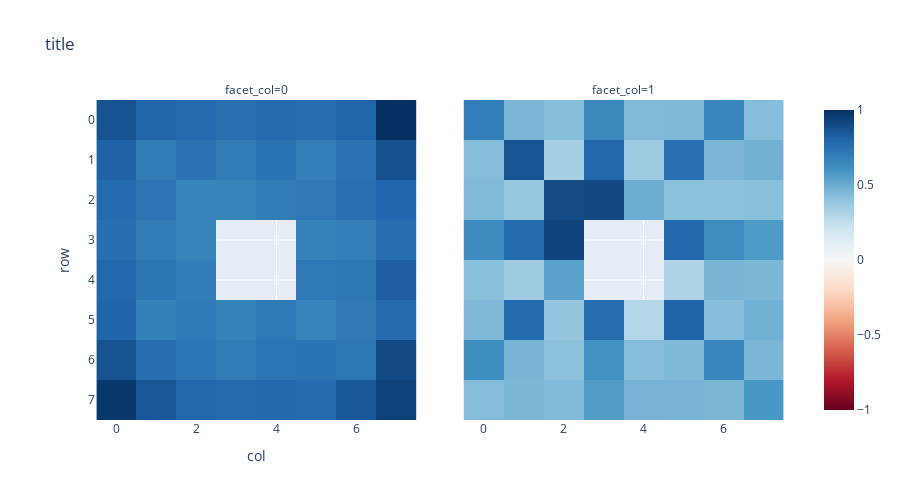

Notebook cell for this chart:
### Code cell
from probes import baselines
from circuit import MagicTensor

use_baseline = 1
(MagicTensor(use_baseline * baselines(probes, val_data), ['layer', 'metric', 'vocab'])
    .by('metric',)
    # ['metric', 1]
    ['layer', 0]
    .print()
    .tokens_to_board('vocab', float('nan'))
    .print()
    .plot(title=f"title",
          color_continuous_scale='RdBu',
          color_continuous_midpoint=0 if use_baseline else None,
          # zmax=0.5,
          # zmin=-0.5,
          # facet_labels=["Loss", "Accuracy"],
          # facet_col_wrap=4,
          # width=2000,
          )
);

### Figure 1 — Plotly figure (JSON) as saved in the notebook; plotly's stock layout.template omitted (floating-point values rounded to 4 significant figures)
{"data": [{"coloraxis": "coloraxis", "name": "0", "z": [[0.8713, 0.8032, 0.7822, 0.7561, 0.7847, 0.7601, 0.8032, 1.002], [0.8174, 0.6985, 0.7473, 0.7013, 0.7402, 0.6973, 0.7472, 0.8812], [0.7845, 0.7383, 0.6634, 0.6699, 0.7073, 0.7196, 0.7518, 0.8025], [0.7615, 0.7033, 0.6638, null, null, 0.6772, 0.6945, 0.768], [0.7946, 0.7287, 0.6988, null, null, 0.7225, 0.7266, 0.8274], [0.8081, 0.6868, 0.7176, 0.6761, 0.7236, 0.6718, 0.7217, 0.7805], [0.8747, 0.7665, 0.7354, 0.7081, 0.7339, 0.7402, 0.7274, 0.9071], [0.9736, 0.8594, 0.793, 0.7849, 0.79, 0.7783, 0.8514, 0.9346]], "type": "heatmap", "xaxis": "x", "yaxis": "y", "hovertemplate": "x: %{x}<br>y: %{y}<br>color: %{z}<extra></extra>"}, {"coloraxis": "coloraxis", "name": "1", "z": [[0.698, 0.459, 0.429, 0.65, 0.444, 0.45, 0.659, 0.431], [0.437, 0.866, 0.338, 0.798, 0.369, 0.758, 0.459, 0.479], [0.446, 0.388, 0.897, 0.912, 0.498, 0.415, 0.413, 0.426], [0.636, 0.778, 0.933, null, null, 0.799, 0.626, 0.571], [0.425, 0.364, 0.543, null, null, 0.306, 0.465, 0.457], [0.45, 0.783, 0.395, 0.77, 0.295, 0.813, 0.434, 0.486], [0.624, 0.466, 0.417, 0.61, 0.432, 0.449, 0.657, 0.46], [0.435, 0.457, 0.441, 0.562, 0.471, 0.468, 0.457, 0.585]], "type": "heatmap", "xaxis": "x2", "yaxis": "y2", "hovertemplate": "x: %{x}<br>y: %{y}<br>color: %{z}<extra></extra>"}], "layout": {"xaxis": {"anchor": "y", "domain": [0.0, 0.49], "scaleanchor": "y", "constrain": "domain", "title": {"text": "col"}}, "yaxis": {"anchor": "x", "domain": [0.0, 1.0], "autorange": "reversed", "constrain": "domain", "title": {"text": "row"}}, "xaxis2": {"anchor": "y2", "domain": [0.51, 1.0], "matches": "x"}, "yaxis2": {"anchor": "x2", "domain": [0.0, 1.0], "matches": "y", "showticklabels": false}, "annotations": [{"font": {}, "showarrow": false, "text": "facet_col=0", "x": 0.245, "xanchor": "center", "xref": "paper", "y": 1.0, "yanchor": "bottom", "yref": "paper"}, {"font": {}, "showarrow": false, "text": "facet_col=1", "x": 0.755, "xanchor": "center", "xref": "paper", "y": 1.0, "yanchor": "bottom", "yref": "paper"}], "coloraxis": {"colorscale": [[0.0, "rgb(103,0,31)"], [0.1, "rgb(178,24,43)"], [0.2, "rgb(214,96,77)"], [0.3, "rgb(244,165,130)"], [0.4, "rgb(253,219,199)"], [0.5, "rgb(247,247,247)"], [0.6, "rgb(209,229,240)"], [0.7, "rgb(146,197,222)"], [0.8, "rgb(67,147,195)"], [0.9, "rgb(33,102,172)"], [1.0, "rgb(5,48,97)"]], "cmid": 0}, "title": {"text": "title"}, "height": 500}}
